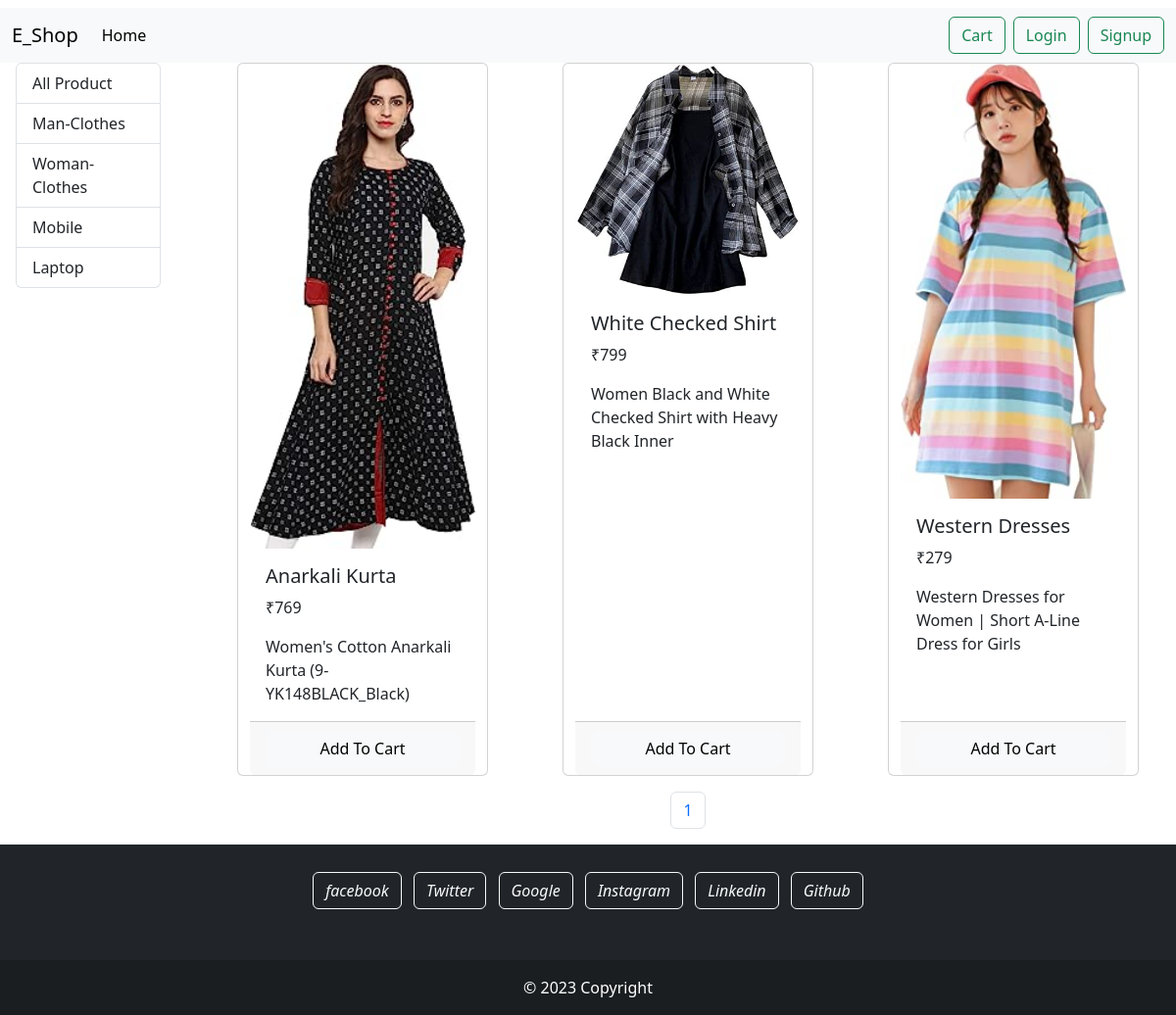
Page /category/2 on the committed database.
### store/models/category.py (models this page shows)
class Category(models.Model):
    name=models.CharField(max_length=100)
    def __str__(self):
        return self.name

### store/models/products.py (models this page shows)
class Product(models.Model):
    name=models.CharField(max_length=120)
    price=models.IntegerField(default=0)
    description=models.TextField(max_length=120,default="")
    image=models.ImageField(upload_to="upload/product_image", max_length=120)
    category=models.ForeignKey(Category, on_delete=models.CASCADE, default=1)

### store/views.py (the view)
# urls.py: path('category/<int:m_id>',views.category,name="category"),
def category(request, m_id):
    if m_id>0:
        mdata=Product.objects.filter(category=Category.objects.get(id=m_id))
    else:
        mdata=Product.objects.all()
    fd2=Category.objects.all()
    paginator=Paginator(mdata,4)
    page_no=request.GET.get("page")
    productData=paginator.get_page(page_no)
    total_page=productData.paginator.num_pages
    error=""
    if len(mdata)==0:
        error="Please Add Product"
    data={
        "productdata":productData,
        "product":fd2,
        "error":error,
        "last_page":total_page,
        "totalpagelist":[n+1 for n in range(total_page)]
    }
    return render(request,"home.html",data)

### store/templates/home.html (shortened to what this page needs)
{% extends 'base.html' %}
{% block content %}
{% load cart %}
<div>
    <div class="row">
        <div class="col-lg-2">
            <div class="list-group mx-3">
                <a href="/category/0" class="list-group-item list-group-item-action btn-info">All Product</a>
                {% for i in product %}
                <a href="/category/{{i.id}}" class="list-group-item list-group-item-action btn-info">{{i}}</a>
                {% endfor %}
            </div>
        </div>
        <div id="product" class="col-lg-10">
            <div class="row mx-auto">
                {% for i in productdata %}
                <div class="card mb-3 mx-auto" id="{{i.id}}" style="width: 16rem;">
                    <img src="{{i.image.url}}" class="card-img-top" alt="...">
                    <div class="card-body">
                        <h5 class="card-title">{{i.name}}</h5>
                        <p class="card-text">₹{{i.price}}</p>
                        <p class="card-text">{{i.description}}</p>
                    </div>
                    {% if i|is_in_cart:request.session.cart %}
                    <div class="row">
                        <form action='cart/' class="col-lg-2" method="post">
                            {% csrf_token %}
                            <input hidden type="text" name='product' value='{{i.id}}'>
                            <input hidden type="text" name='remove' value='True'>
                            <input type="submit" value=" - " class="btn btn-block btn-light border-right">
                        </form>
                        <div class="col-lg-7 text-center">
                            <input type="submit" value="{{i|cart_quantity:request.session.cart}} in Cart"
                                class="btn btn-block btn-light border-right">
                        </div>
                        <form action="{% url 'cart' %}" class="col-lg-2" method="post">
                            {% csrf_token %}
                            <input hidden type="text" name='product' value='{{i.id}}'>
                            <input type="submit" value=" + " class="btn btn-block btn-light border-right">
                        </form>
                    </div>
                    {% else %}
                    <div class="card-footer">
                        <form action="{% url 'cart' %}" method="POST" class="">
                            <input type="submit" class="float-right btn btn-light  form-control" value="Add To Cart">
                        </form>
                    </div>
                    {% endif %}
                </div>
                {% endfor %}
            </div>
            <nav aria-label="Page navigation example" class="float-right">
                <ul class="pagination pagination justify-content-center">
                    {% for i in totalpagelist %}
                    <li class="page-item"><a class="page-link" href="?page={{i}}">{{i}}</a></li>
                    {% endfor %}
                </ul>
            </nav>
        </div>
    </div>
</div>
</body>
</html>
{% endblock content %}

### rows in the picture
Category: name "Man-Clothes"
Category: name "Woman-Clothes"
Category: name "Mobile"
Category: name "Laptop"
Product: image (picture), name "Anarkali Kurta", price "769", description "Women's Cotton Anarkali Kurta (9-YK148BLACK_Black)"
Product: image (picture), name "White Checked Shirt", price "799", description "Women Black and White Checked Shirt with Heavy Black Inner"
Product: image (picture), name "Western Dresses", price "279", description "Western Dresses for Women | Short A-Line Dress for Girls"

### other values in the picture
{{ i }} "1"
